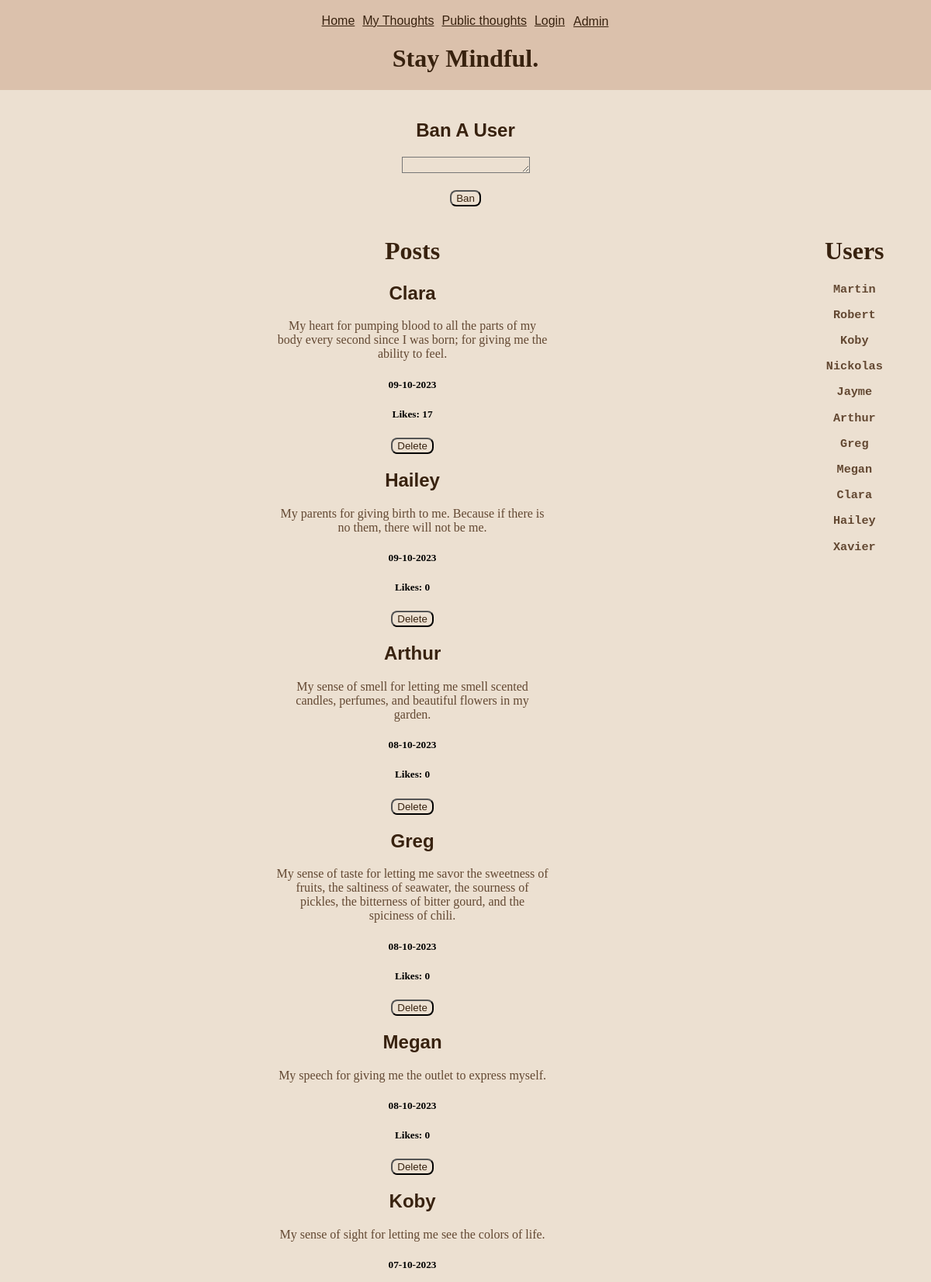
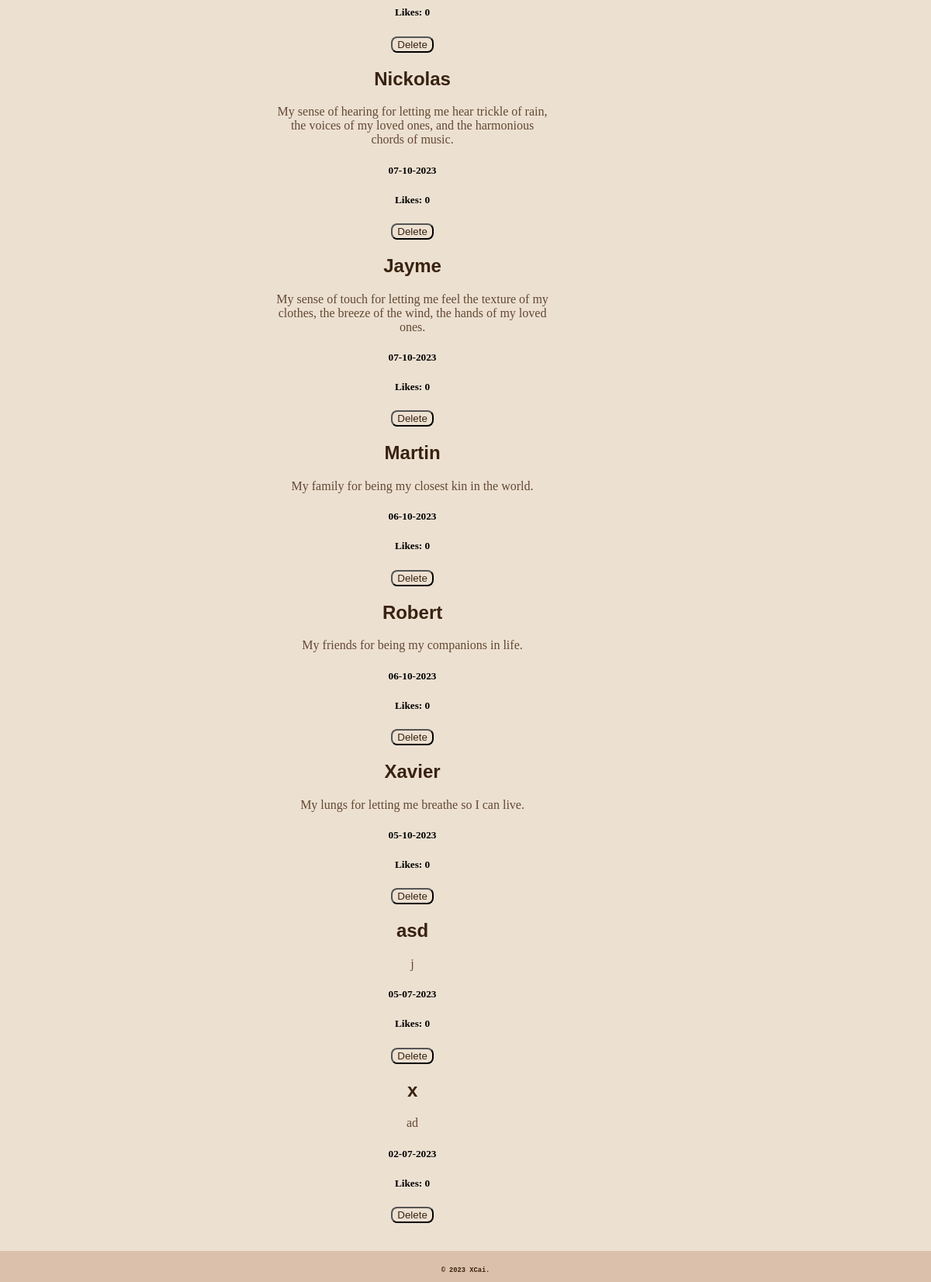
/admin, run on an earlier commit of the app's database (2 pictures, top to bottom).
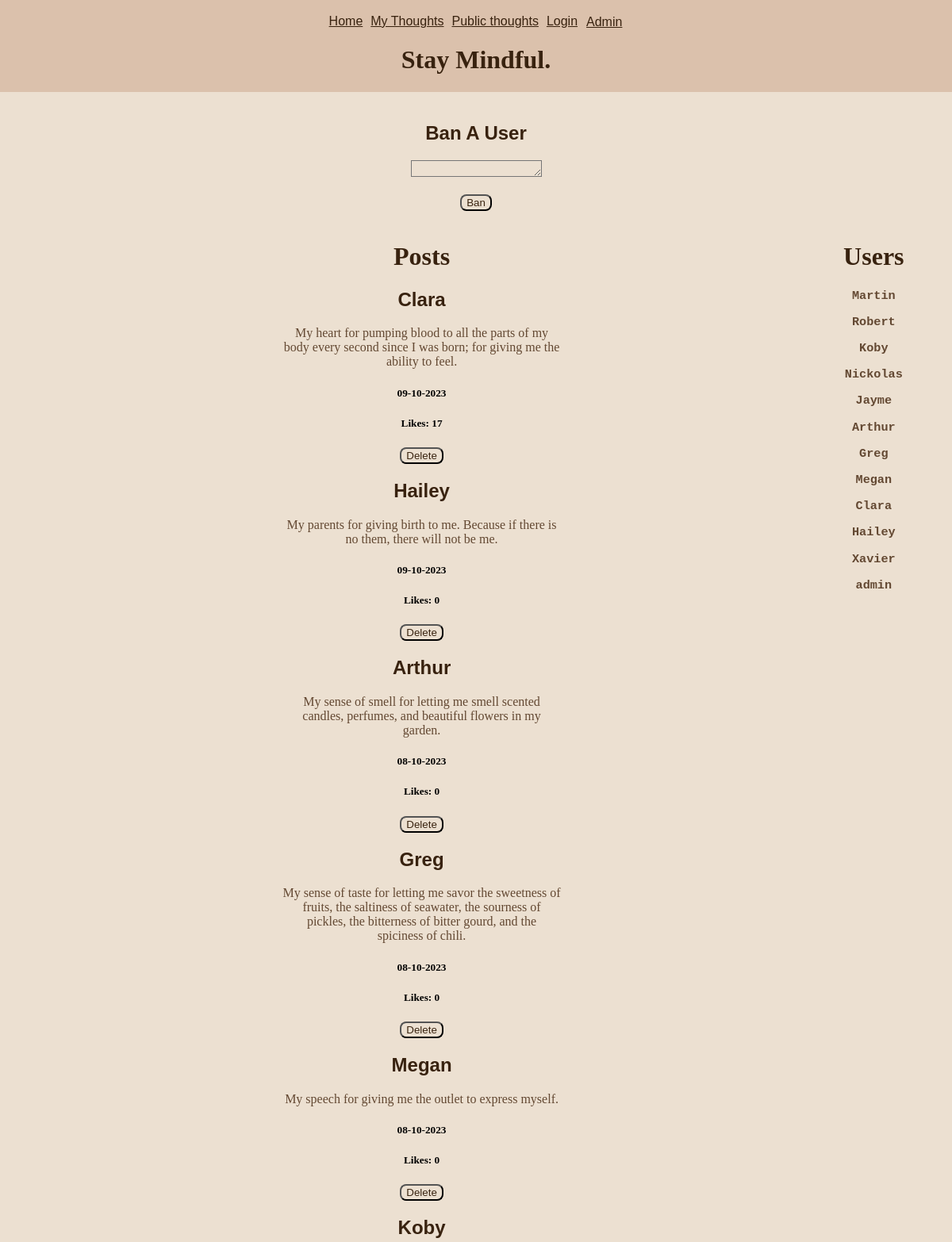
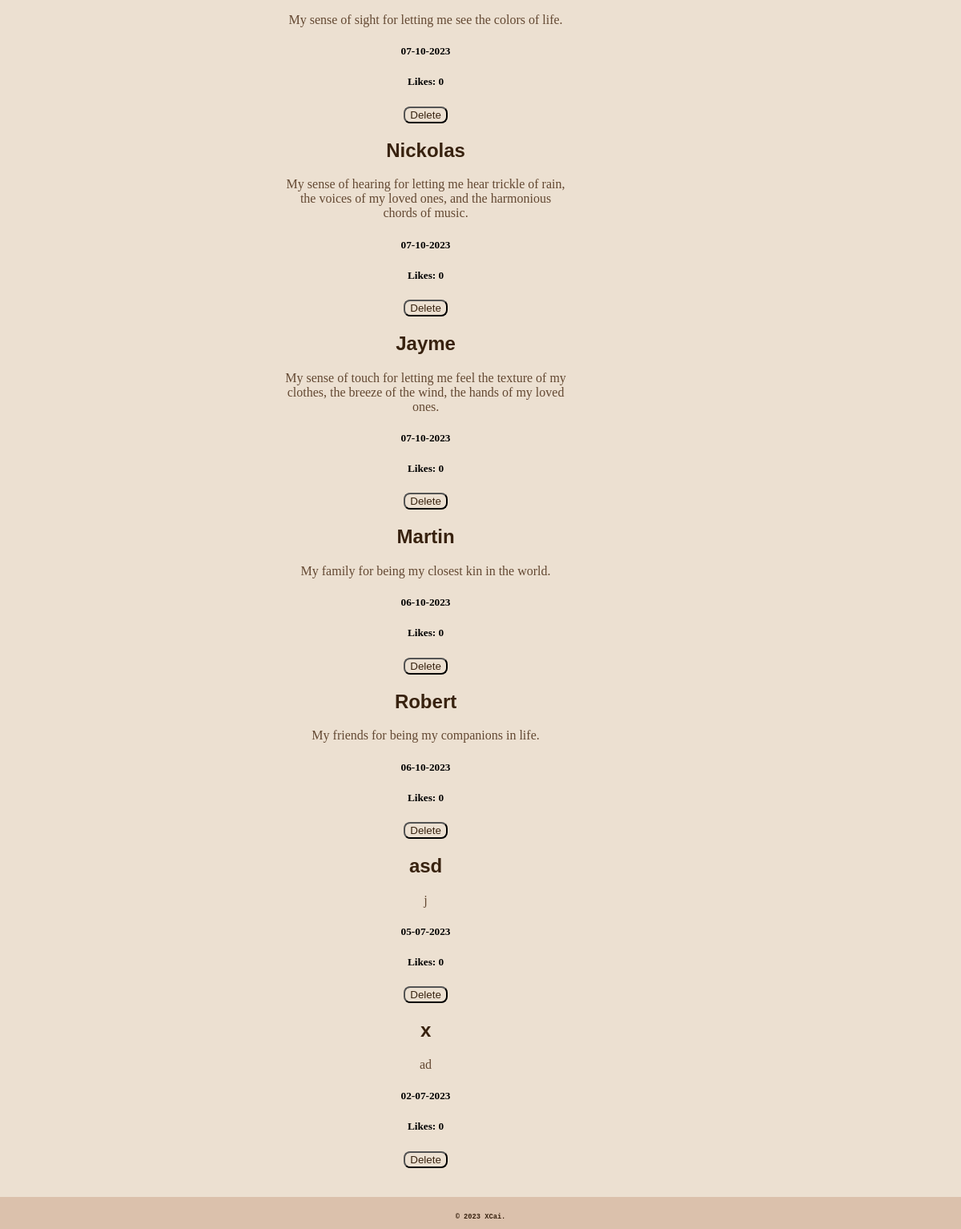
And on a later commit of the database (2 pictures, top to bottom).
### tables this page shows
CREATE TABLE Gratitude_idea (id INTEGER PRIMARY KEY, date TEXT, username TEXT, content TEXT, like_count INTEGER DEFAULT (0), favorited INTEGER);

CREATE TABLE User (id INTEGER PRIMARY KEY, username TEXT, password TEXT);

### routes.py (the view)
@app.route('/admin', methods=['GET', 'POST'])
def admin():
    cur.execute('SELECT username, content, date, id, like_count FROM Gratitude_idea ORDER BY date DESC')
    idea_data = cur.fetchall()
    cur.execute('SELECT username FROM User')
    username = cur.fetchall()
    return render_template("admin.html", idea_data=idea_data, username=username)

### templates/admin.html (shortened to what this page needs)
{% extends 'layout.html' %}
{% block content %}
<form action="/ban_user" method="post">
    <h2><label for="username">Ban A User</label></h2>
    <textarea class="input" required name="username" id="username" cols="18" rows="1" maxlength="120"></textarea>
    <br><br>
    <button class="button">Ban</button>
</form>
<div class="admindiv">
    <h1>Posts</h1>
    {% for idea_data in idea_data %}
    <h2>
    {{ idea_data[0] }}
    </h2>
    <p>
    {{ idea_data[1] }}
    </p>
    <h5>
    {{idea_data[2]}}
    </h5>
    <h5>
    Likes: {{idea_data[4]}}
    </h5>
    <form action="/delete_post" method="post">
        <button class="button">Delete</button>
    </form>
    {% endfor %}
</div>
<div class="admindiv">
<h1>Users</h1>
    {% for username in username %}
    <h3>{{username[0]}}</h3>
    {% endfor %}
</div>
{% endblock %}

### templates/layout.html (shortened to what this page needs)
<!DOCTYPE html>
<html lang="en">
    <link rel="stylesheet" href="/static/styles.css">
<head>
</head>
<div>
    <nav>
        {% include "nav.html" %}
    </nav>
</div>
<body class="container">
    <header>
        {% include "header.html" %}
    </header>
    <div>
        <main>
            {% block content %}
            {% endblock %}
        </main>
    </div>
</body>
<footer>
    {% include "footer.html" %}
</footer>
</html>

### templates/nav.html
<div id="nav">
        <a class="nav_element" href="/">Home</a>
        <a class="nav_element" href="/my_posts">My Thoughts</a>
        <a class="nav_element" href="/public_posts">Public thoughts</a>
        <a class="nav_element" href="/loginpage">Login</a>
        <form action="/adminlogin" method="post">
        <button id="admin">Admin</button>
        </form>
</div>

### templates/header.html
<h1>Stay Mindful.</h1>

### templates/footer.html
<h6 id="footer_text">&copy; 2023 XCai.</h4>

### static/styles.css (style rules this page uses)
header { background-color: #dbc1ac; }
footer { background-color: #dbc1ac; position: sticky; top: 100%; height: 2.5rem; width: 100%; }
body { background-color: #ece0d1; margin: auto; text-align: center; display: flex; min-height: 100vh; }
div { padding-top: 1.5%; padding-bottom: 1.5%; }
.admindiv { float: left; }
.nav_element { padding-left: 5px; padding-right: 5px; }
#nav { position:fixed; top:0%; width: 100%; background-color: #dbc1ac; display: flex; justify-content: center; }
h1 { font-family: cursive; color: #38220f; }
h2 { font-family: sans-serif; color: #38220f; }
h3 { font-family: monospace; color: #634832; }
h6 { font-family: monospace; color: #38220f; }
p { font-family: cursive; color: #634832; width: 33%; margin: auto; }
a { font-family: sans-serif; color: #38220f; }
form { font-family: sans-serif; color: #38220f; }
.button { background-color: #ece0d1; color: #38220f; border-radius: 8px; }
.input { background-color: #ece0d1; }
#admin { background-color: #dbc1ac; color: #38220f; border: none; text-decoration: underline; font-family: sans-serif; font-size: medium; }
.container { flex: 1; display: flex; flex-direction: column; }

What changed in the data, as far as the page shows it:
removed Gratitude_idea: username "Xavier", content "My lungs for letting me breathe so I can live.", date "05-10-2023", like_count "0"
added User: username "admin"
